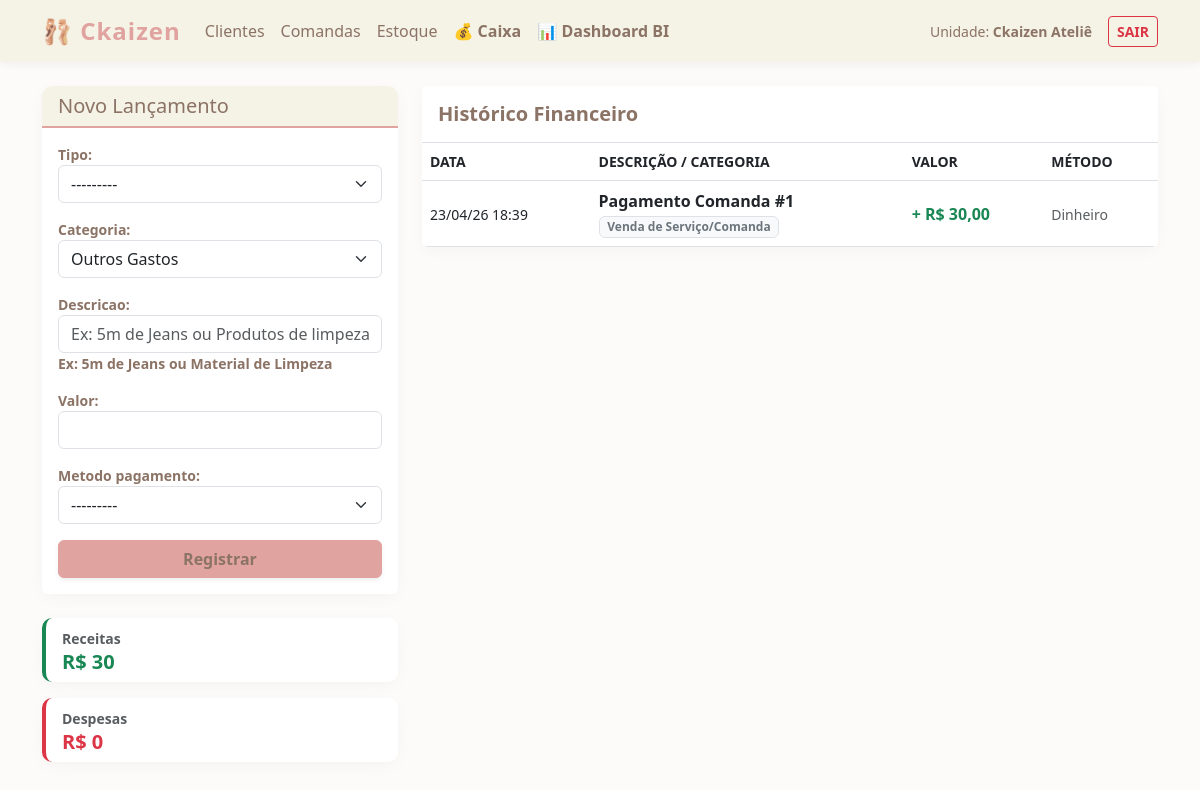
/financeiro/ (signed in), run on the app's committed database.
### core/models.py (models this page shows, shortened)
class Usuario(AbstractUser):
    TIPO_USUARIO = (
        ('gerente', 'Gerente'),
        ('funcionario', 'Funcionario'),
    )
    email = models.EmailField('Endereço de e-mail', unique=True)
    empresa = models.ForeignKey(
        Empresa,
        on_delete=models.CASCADE,
        related_name='usuarios',
        null=True,
        blank=True
    )
    tipo = models.CharField(max_length=15, choices=TIPO_USUARIO, default='funcionario')
    telefone = models.CharField(max_length=15, blank=True, null=True)
    USERNAME_FIELD = 'email'
    REQUIRED_FIELDS = ['username']

class Empresa(models.Model):
    nome_fantasia = models.CharField(max_length=100)
    cnpj = models.CharField(max_length=18, unique=True, null=True, blank=True)
    data_cadastro = models.DateTimeField(auto_now_add=True)

### financeiro/models.py (models this page shows, shortened)
class Transacao(models.Model):
    TIPO_CHOICES = (
        ('receita', 'Receita (Entrada)'),
        ('despesa', 'Despesa (Saída)'),
    )
    PAGAMENTO_CHOICES = (
        ('dinheiro', 'Dinheiro'),
        ('pix', 'Pix'),
        ('debito', 'Débito'),
        ('credito', 'Crédito'),
        ('transferencia', 'Transferência'),
        ('outro', 'Outro'),
    )
    CATEGORIA_CHOICES = (
        ('venda', 'Venda de Serviço/Comanda'),
        ('estoque', 'Compra de Material/Insumo'),
        ('limpeza', 'Produtos de Limpeza'),
        ('infra', 'Infraestrutura (Luz/Água/Internet)'),
        ('aluguel', 'Aluguel'),
        ('salario', 'Pró-labore/Salários'),
        ('marketing', 'Marketing/Anúncios'),
        ('outros', 'Outros Gastos'),
    )
    empresa = models.ForeignKey(Empresa, on_delete=models.CASCADE)
    tipo = models.CharField(max_length=10, choices=TIPO_CHOICES)
    categoria = models.CharField(max_length=20, choices=CATEGORIA_CHOICES, default='outros')
    descricao = models.CharField(max_length=255, help_text="Ex: 5m de Jeans ou Material de Limpeza")
    valor = models.DecimalField(max_digits=10, decimal_places=2)
    data_transacao = models.DateTimeField(auto_now_add=True)
    metodo_pagamento = models.CharField(max_length=20, choices=PAGAMENTO_CHOICES)
    comanda = models.ForeignKey(
        Comanda,
        on_delete=models.SET_NULL,
        null=True,
        blank=True,
        related_name='pagamentos'
    )
    class Meta:
        verbose_name = "Transação"
        verbose_name_plural = "Transações"
        ordering = ['-data_transacao']

### financeiro/views.py (the view)
# urls.py: path('', views.listar_transacoes, name='listar_transacoes'),
@login_required
def listar_transacoes(request):
    transacoes = Transacao.objects.filter(empresa=request.user.empresa).order_by('-data_transacao')
    receitas = transacoes.filter(tipo='receita').aggregate(total=Sum('valor'))['total'] or 0
    despesas = transacoes.filter(tipo='despesa').aggregate(total=Sum('valor'))['total'] or 0
    saldo = receitas - despesas
    if request.method == 'POST':
        form = TransacaoForm(request.POST)
        if form.is_valid():
            nova_transacao = form.save(commit=False)
            nova_transacao.empresa = request.user.empresa
            nova_transacao.save()
            return redirect('listar_transacoes')
    else:
        form = TransacaoForm()
    return render(request, 'financeiro/transacoes.html', {
        'transacoes': transacoes,
        'form': form,
        'receitas': receitas,
        'despesas': despesas,
        'saldo': saldo,
    })

### financeiro/forms.py
class TransacaoForm(forms.ModelForm):
    class Meta:
        model = Transacao
        fields = ['tipo', 'categoria', 'descricao', 'valor', 'metodo_pagamento']
        widgets = {
            'tipo': forms.Select(attrs={'class': 'form-select'}),
            'categoria': forms.Select(attrs={'class': 'form-select'}),
            'descricao': forms.TextInput(attrs={'class': 'form-control', 'placeholder': 'Ex: 5m de Jeans ou Produtos de limpeza'}),
            'valor': forms.NumberInput(attrs={'class': 'form-control', 'step': '0.01'}),
            'metodo_pagamento': forms.Select(attrs={'class': 'form-select'}),
        }

### financeiro/templates/financeiro/transacoes.html (shortened to what this page needs)
{% extends 'base.html' %}
{% block content %}
<div class="row">
    <div class="col-md-4">
        <div class="card shadow-sm mb-4 border-0">
            <div class="card-header card-header-ckaizen">
                <h5 class="mb-0">Novo Lançamento</h5>
            </div>
            <div class="card-body bg-white rounded-bottom">
                <form method="post">
                    <div class="text-ckaizen fw-bold small">
                        {{ form.as_p }}
                    </div>
                    <button type="submit" class="btn btn-primary w-100 fw-bold shadow-sm">Registrar</button>
                </form>
            </div>
        </div>
        <div class="card border-0 border-start border-success border-4 mb-3 shadow-sm">
            <div class="card-body py-2">
                <small class="text-muted fw-bold">Receitas</small>
                <h5 class="text-success mb-0 fw-bold">R$ {{ receitas }}</h5>
            </div>
        </div>
        <div class="card border-0 border-start border-danger border-4 mb-3 shadow-sm">
            <div class="card-body py-2">
                <small class="text-muted fw-bold">Despesas</small>
                <h5 class="text-danger mb-0 fw-bold">R$ {{ despesas }}</h5>
            </div>
        </div>
    </div>
    <div class="col-md-8">
        <div class="card shadow-sm border-0">
            <div class="card-header bg-white border-bottom border-ckaizen pt-3">
                <h5 class="fw-bold text-ckaizen">Histórico Financeiro</h5>
            </div>
            <div class="table-responsive bg-white rounded-bottom">
                <table class="table table-hover align-middle mb-0 text-ckaizen">
                    <thead class="bg-light">
                        <tr class="small text-muted text-uppercase">
                            <th>Data</th><th>Descrição / Categoria</th><th>Valor</th><th>Método</th>
                        </tr>
                    </thead>
                    <tbody>
                        {% for t in transacoes %}
                        <tr>
                            <td><small>{{ t.data_transacao|date:"d/m/y H:i" }}</small></td>
                            <td>
                                <strong>{{ t.descricao }}</strong><br>
                                <span class="badge bg-light text-secondary border">{{ t.get_categoria_display }}</span>
                            </td>
                            <td class="fw-bold {% if t.tipo == 'receita' %}text-success{% else %}text-danger{% endif %}">
                                {% if t.tipo == 'receita' %}+{% else %}-{% endif %} R$ {{ t.valor }}
                            </td>
                            <td><small class="text-muted">{{ t.get_metodo_pagamento_display }}</small></td>
                        </tr>
                        {% empty %}
                        <tr><td colspan="4" class="text-center py-5 fw-bold">Nenhuma transação registrada.</td></tr>
                        {% endfor %}
                    </tbody>
                </table>
            </div>
        </div>
    </div>
</div>
{% endblock %}

### core/templates/base.html (shortened to what this page needs)
<!DOCTYPE html>
<html lang="pt-br">
<head>
    <link href="https://cdn.jsdelivr.net/npm/bootstrap@5.3.0/dist/css/bootstrap.min.css" rel="stylesheet">
</head>
<body>
    <nav class="navbar navbar-expand-lg navbar-light mb-4">
        <div class="container">
            <a class="navbar-brand fw-bold" href="{% url 'listar_comandas' %}">🩰 Ckaizen</a>
            <div class="collapse navbar-collapse" id="navbarNav">
                <ul class="navbar-nav me-auto">
                    <li class="nav-item"><a class="nav-link" href="{% url 'listar_clientes' %}">Clientes</a></li>
                    <li class="nav-item"><a class="nav-link" href="{% url 'listar_comandas' %}">Comandas</a></li>
                    <li class="nav-item"><a class="nav-link" href="{% url 'listar_estoque' %}">Estoque</a></li>
                    <li class="nav-item"><a class="nav-link fw-semibold text-success" href="{% url 'listar_transacoes' %}">💰 Caixa</a></li>
                    {% if user.tipo == 'gerente' or user.is_superuser %}
                    <li class="nav-item"><a class="nav-link fw-bold text-warning" href="{% url 'dashboard_financeiro' %}">📊 Dashboard BI</a></li>
                    {% endif %}
                </ul>
                <div class="navbar-nav align-items-center">
                    <span class="me-3 small text-ckaizen">Unidade: <strong>{{ user.empresa.nome_fantasia }}</strong></span>
                    <form action="{% url 'logout' %}" method="post" class="d-inline">
                        <button type="submit" class="btn btn-sm btn-outline-danger text-uppercase fw-bold">Sair</button>
                    </form>
                </div>
            </div>
        </div>
    </nav>
    <div class="container">
        {% block content %}{% endblock %}
    </div>
</body>
</html>

### core/templates/base.html (style rules this page uses)
:root { --ckaizen-pink: #E0A39F; --ckaizen-pink-hover: #c98e8a; --ckaizen-brown: #8B7365; --ckaizen-cream: #F5F2E6; --ckaizen-bg: #fcfbf9; --ckaizen-danger: #dc3545; }
body { background-color: var(--ckaizen-bg); font-family: 'Segoe UI', Tahoma, Geneva, Verdana, sans-serif; color: var(--ckaizen-brown); }
.navbar { background-color: var(--ckaizen-cream) !important; box-shadow: 0 2px 10px rgba(0,0,0,0.05); }
.navbar-brand { color: var(--ckaizen-pink) !important; font-size: 1.5rem; letter-spacing: 1px; }
.nav-link { color: var(--ckaizen-brown) !important; font-weight: 500; }
.text-ckaizen { color: var(--ckaizen-brown) !important; }
.btn-primary { background-color: var(--ckaizen-pink); border-color: var(--ckaizen-pink); color: var(--ckaizen-brown); font-weight: 700; }
.card { border: none; border-radius: 10px; box-shadow: 0 4px 15px rgba(0,0,0,0.03) !important; }
.card-header-ckaizen { background-color: var(--ckaizen-cream); color: var(--ckaizen-brown); border-bottom: 2px solid var(--ckaizen-pink); font-weight: bold; border-radius: 10px 10px 0 0 !important; }

### data on the page
Usuario: empresa.nome_fantasia "Ckaizen Ateliê"
Transacao: data_transacao "23/04/26 18:39", descricao "Pagamento Comanda #1", categoria "Venda de Serviço/Comanda", valor "30,00", metodo_pagamento "Dinheiro"

### other printed values
{{ receitas }} "30"
{{ despesas }} "0"
